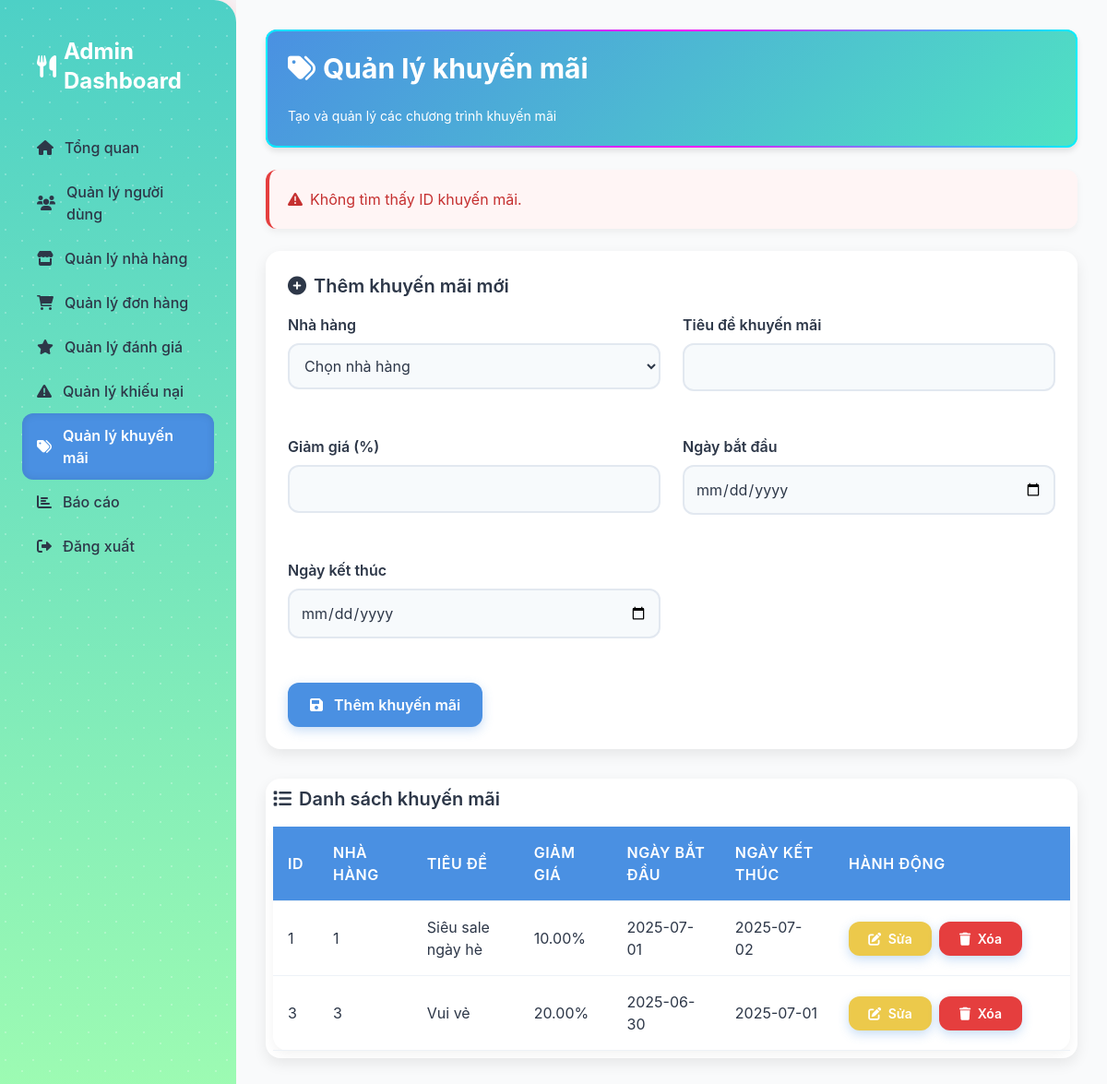
Before: /modules/promotions/manage_promotions.php?error=missing_id (signed in) with the older database file.
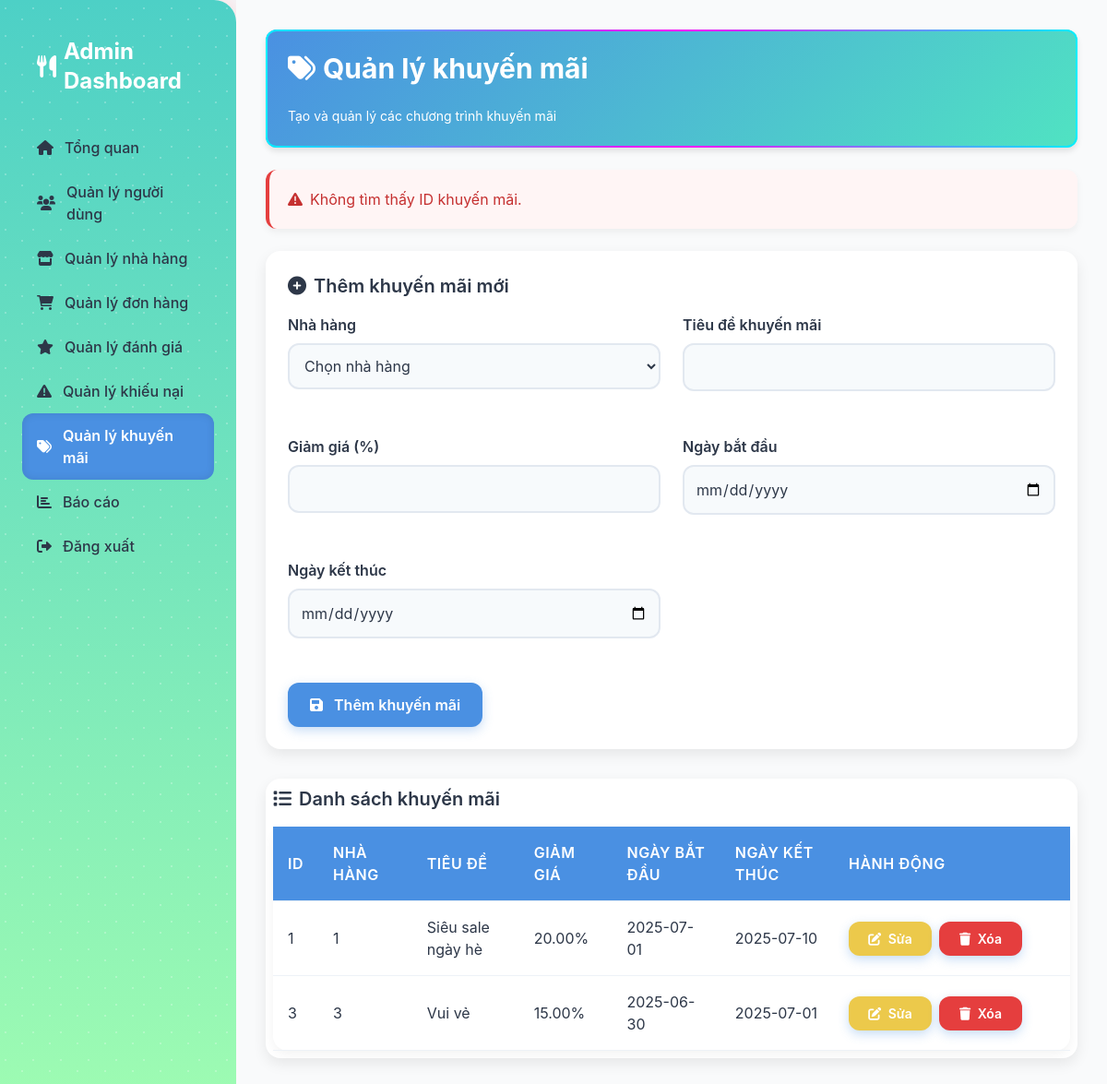
After: the same page with the newer database file.
### tables this page shows
CREATE TABLE `promotions` (
  `id` int(11) NOT NULL,
  `restaurant_id` int(11) DEFAULT NULL,
  `title` varchar(100) NOT NULL,
  `discount_percentage` decimal(5,2) DEFAULT NULL,
  `start_date` date DEFAULT NULL,
  `end_date` date DEFAULT NULL
);

### modules/promotions/manage_promotions.php (the view, shortened to what the changed rows need)
<?php
require __DIR__ . '/../../config/db_connect.php';
$current_page = basename($_SERVER['PHP_SELF']);
$promotions = [];
try {
    $stmt = $pdo->query("SELECT id, restaurant_id, title, discount_percentage, start_date, end_date FROM promotions ORDER BY start_date DESC");
    $promotions = $stmt->fetchAll();
} catch (PDOException $e) {
    $error = "Lỗi cơ sở dữ liệu: " . $e->getMessage();
    error_log("Database error when fetching promotions: " . $e->getMessage());
}
?>
<!DOCTYPE html>
<html lang="vi">
<head>
    <link href="https://cdn.jsdelivr.net/npm/tailwindcss@2.2.19/dist/tailwind.min.css" rel="stylesheet">
    <link href="/ad/assets/css/admin.css" rel="stylesheet">
    <link href="https://cdnjs.cloudflare.com/ajax/libs/font-awesome/6.0.0-beta3/css/all.min.css" rel="stylesheet">
    <link href="https://cdnjs.cloudflare.com/ajax/libs/animate.css/4.1.1/animate.min.css" rel="stylesheet">
</head>
<body class="flex flex-col h-screen bg-gray-50" data-page="<?php echo $current_page; ?>">
    <div class="flex flex-1 overflow-hidden">
        <aside class="sidebar w-64 bg-gray-800 text-white transition-all duration-300 ease-in-out">
            <h2 class="text-2xl font-bold mb-4 flex items-center p-4">
                <i class="fas fa-utensils mr-2"></i> <span>Admin Dashboard</span>
            </h2>
        </aside>
        <main class="main-content flex-1 overflow-auto p-6 bg-gray-50 animate__animated animate__fadeIn" id="main-content">
            <div class="content" id="content" style="display: none;">
                <div class="header-card animate__animated animate__fadeInUp">
                <h1 class="text-3xl font-bold mb-6 flex items-center animate__animated animate__fadeInUp">
                    <i class="fas fa-tags mr-2"></i> Quản lý khuyến mãi
                </h1>
                </div>
                <div class="card mb-6 animate__animated animate__fadeInUp">
                    <h2 class="text-xl font-semibold mb-4 flex items-center">
                        <i class="fas fa-plus-circle mr-2"></i> Thêm khuyến mãi mới
                    </h2>
                </div>
                <div class="card table-container animate__animated animate__fadeInUp">
                    <h2 class="text-xl font-semibold mb-4 flex items-center">
                        <i class="fas fa-list mr-2"></i> Danh sách khuyến mãi
                    </h2>
                    <?php if (empty($promotions)): ?>
                        <p class="text-gray-500">Không có khuyến mãi nào để hiển thị.</p>
                    <?php else: ?>
                        <table>
                            <thead>
                                <tr>
                                    <th class="w-10">ID</th>
                                    <th>Nhà hàng</th>
                                    <th>Tiêu đề</th>
                                    <th>Giảm giá</th>
                                    <th>Ngày bắt đầu</th>
                                    <th>Ngày kết thúc</th>
                                    <th class="w-64">Hành động</th>
                                </tr>
                            </thead>
                            <tbody>
                                <?php foreach ($promotions as $promotion): ?>
                                <tr>
                                    <td><?php echo htmlspecialchars($promotion['id']); ?></td>
                                    <td><?php echo htmlspecialchars($promotion['restaurant_id']); ?></td>
                                    <td><?php echo htmlspecialchars($promotion['title']); ?></td>
                                    <td><?php echo htmlspecialchars($promotion['discount_percentage']); ?>%</td>
                                    <td><?php echo htmlspecialchars($promotion['start_date']); ?></td>
                                    <td><?php echo htmlspecialchars($promotion['end_date']); ?></td>
                                    <td>
                                        <div class="flex flex-wrap gap-2">
                                            <a href="edit_promotion.php?id=<?php echo $promotion['id']; ?>" class="btn btn-warning btn-sm animate__animated animate__fadeIn">
                                                <i class="fas fa-edit mr-1"></i> Sửa
                                            </a>
                                            <a href="delete_promotion.php?id=<?php echo $promotion['id']; ?>" class="btn btn-danger btn-sm animate__animated animate__fadeIn" onclick="return confirm('Bạn có chắc chắn muốn xóa khuyến mãi này?');">
                                                <i class="fas fa-trash mr-1"></i> Xóa
                                            </a>
                                        </div>
                                    </td>
                                </tr>
                                <?php endforeach; ?>
                            </tbody>
                        </table>
                    <?php endif; ?>
                </div>
            </div>
        </main>
    </div>
</body>
</html>

Changed rows visible on the page:
changed promotions "Siêu sale ngày hè": discount_percentage "10.00" → "20.00"; end_date "2025-07-02" → "2025-07-10"
changed promotions "Vui vẻ": discount_percentage "20.00" → "15.00"
